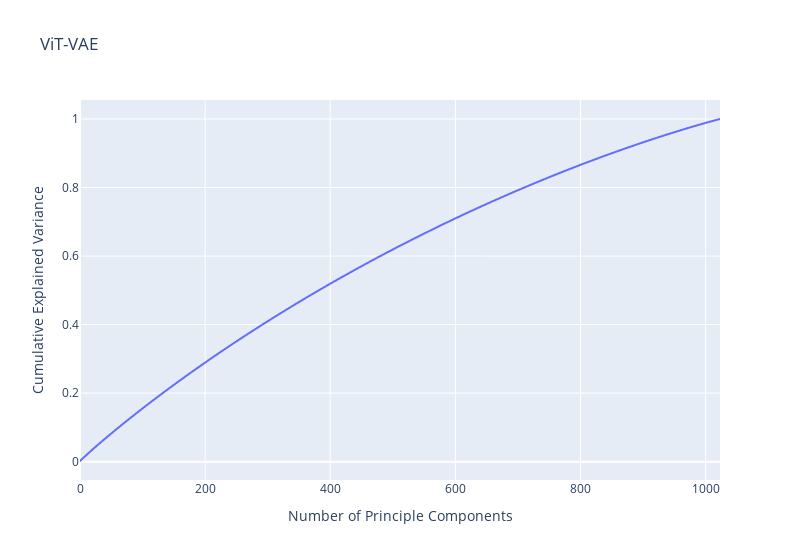

Source (notebook cell):
### Code cell
pca = PCA()
z_ = pca.fit_transform(z)
fig = px.line(np.cumsum(pca.explained_variance_ratio_),width=800,labels={"value":"Cumulative Explained Variance","index":"Number of Principle Components"},title="ViT-VAE")
fig.update_layout(showlegend=False)
fig.show()
fig.write_image("../outputs/PCA_ViTVAE_encode.png")
fig.write_image("../outputs/PCA_ViTVAE_encode.svg")

### Figure 1 — Plotly figure (JSON) as saved in the notebook; plotly's stock layout.template omitted (floating-point values rounded to 4 significant figures; data arrays with more than 128 entries replaced by an {"elided": "..."} marker saying what was removed)
{"data": [{"hovertemplate": "variable=0<br>Number of Principle Components=%{x}<br>Cumulative Explained Variance=%{y}<extra></extra>", "legendgroup": "0", "line": {"color": "#636efa", "dash": "solid"}, "marker": {"symbol": "circle"}, "mode": "lines", "name": "0", "showlegend": true, "type": "scattergl", "x": {"elided": "1024 int values"}, "xaxis": "x", "y": {"elided": "1024 float values"}, "yaxis": "y"}], "layout": {"legend": {"title": {"text": "variable"}, "tracegroupgap": 0}, "showlegend": false, "title": {"text": "ViT-VAE"}, "width": 800, "xaxis": {"anchor": "y", "domain": [0, 1], "title": {"text": "Number of Principle Components"}}, "yaxis": {"anchor": "x", "domain": [0, 1], "title": {"text": "Cumulative Explained Variance"}}}}
